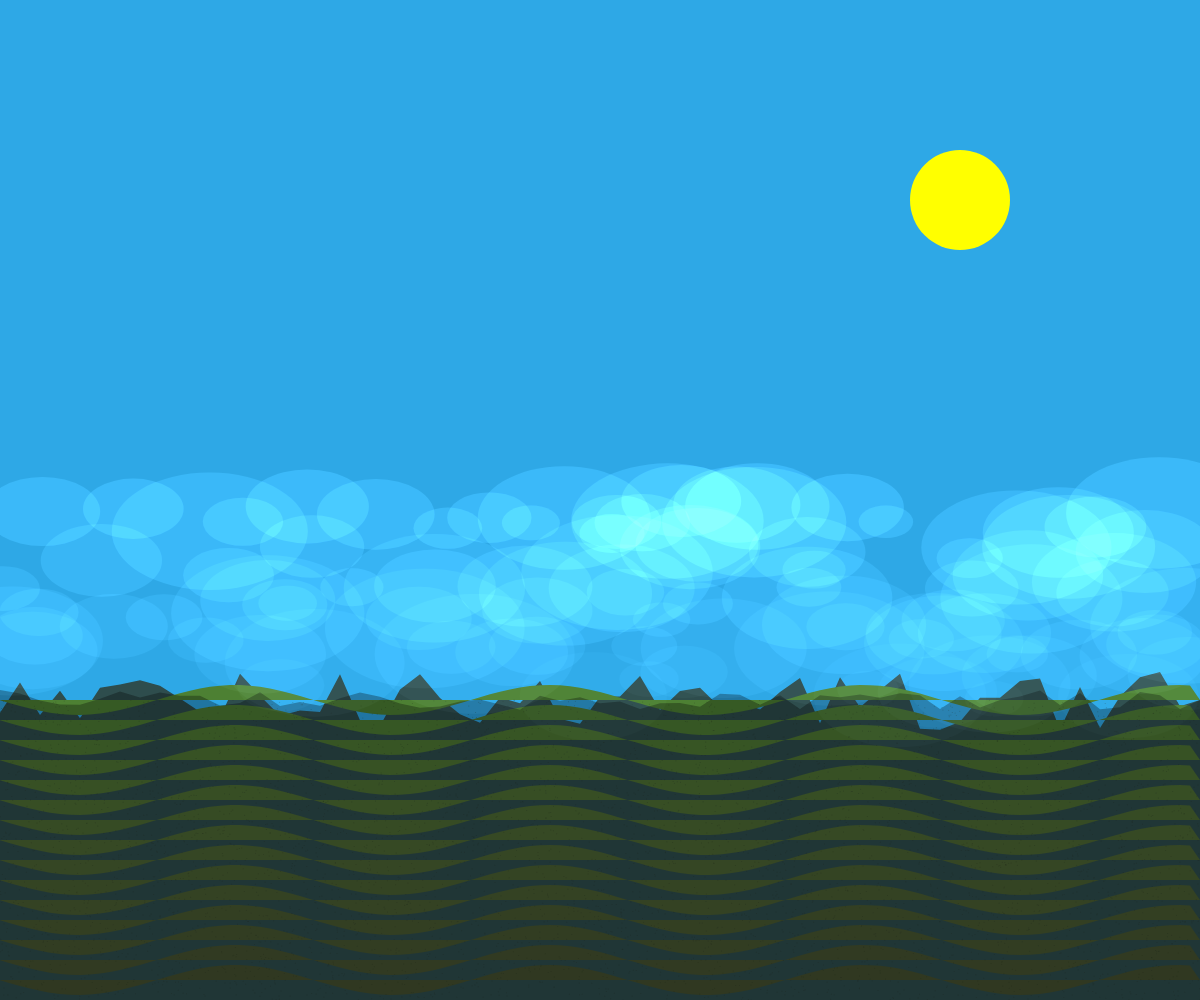
Frame 1 (no input)
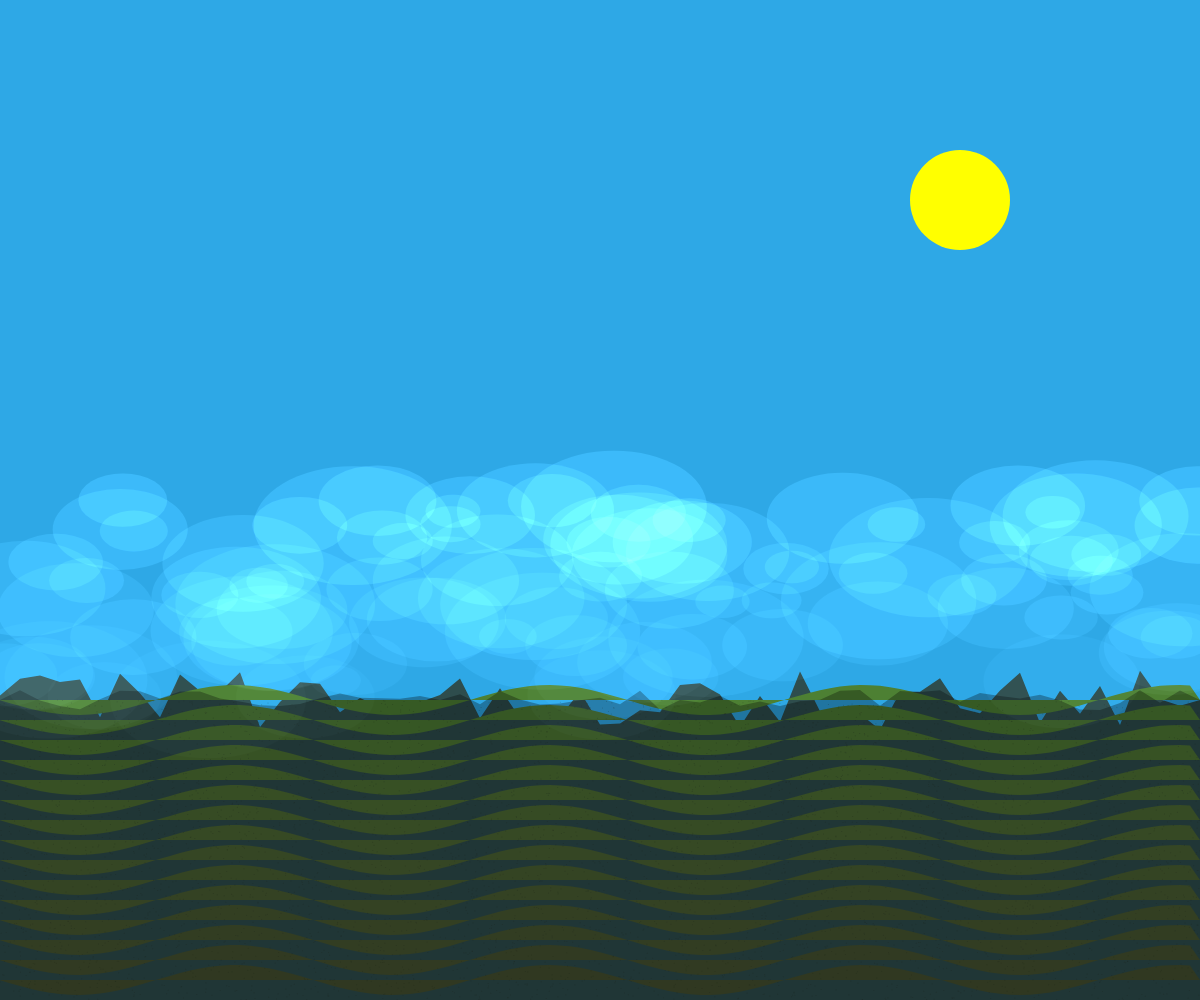
Frame 2 (the mouse pressed at the canvas centre, redrawn once)

The p5.js sketch that drew these frames (run headless with seeded random() and noise() and a simulated clock; the mouse was pressed at the canvas centre and the sketch redrawn once):

// p5.js sketch
// ── sketch.js
function setup() {
  createCanvas(windowWidth, windowHeight);
  colorMode(HSB, 360, 100, 100, 1);
  noLoop();
}

function draw() {
  // Sky background
  background(200, 80, 90);

  // Draw distant mountains
  fill(180, 40, 30);
  noStroke();
  beginShape();
  vertex(0, height * 0.7);
  for (let x = 0; x < width; x += 20) {
    let y = height * 0.7 + random(-30, 30);
    vertex(x, y);
  }
  vertex(width, height * 0.7);
  vertex(width, height);
  vertex(0, height);
  endShape(CLOSE);

  // Draw rolling fields
  for (let y = height * 0.7; y < height; y += 20) {
    let hue = map(y, height * 0.7, height, 100, 80);
    let sat = map(y, height * 0.7, height, 60, 40);
    let bri = map(y, height * 0.7, height, 50, 30);
    fill(hue, sat, bri);
    noStroke();
    beginShape();
    vertex(0, y);
    for (let x = 0; x < width; x += 10) {
      let yOff = sin(x * 0.02 + frameCount * 0.01) * 15;
      vertex(x, y + yOff);
    }
    vertex(width, y);
    endShape(CLOSE);
  }

  // Add some texture to fields
  stroke(100, 30, 20, 0.3);
  strokeWeight(1);
  for (let i = 0; i < 5000; i++) {
    let x = random(width);
    let y = random(height * 0.7, height);
    point(x, y);
  }

  // Add exaggerated shadows
  noStroke();
  fill(0, 0, 0, 0.3);
  beginShape();
  vertex(0, height * 0.7);
  for (let x = 0; x < width; x += 20) {
    let y = height * 0.7 + random(-10, 10);
    vertex(x, y);
  }
  vertex(width, height * 0.7);
  vertex(width, height);
  vertex(0, height);
  endShape(CLOSE);

  // Add distant haze
  blendMode(ADD);
  for (let i = 0; i < 100; i++) {
    let x = random(width);
    let y = random(height * 0.5, height * 0.7);
    let size = random(50, 200);
    let alpha = map(y, height * 0.5, height * 0.7, 0.1, 0.02);
    fill(200, 30, 80, alpha);
    ellipse(x, y, size, size * 0.6);
  }
  blendMode(BLEND);

  // Sun
  noStroke();
  fill(60, 100, 100);
  ellipse(width * 0.8, height * 0.2, 100, 100);
}
